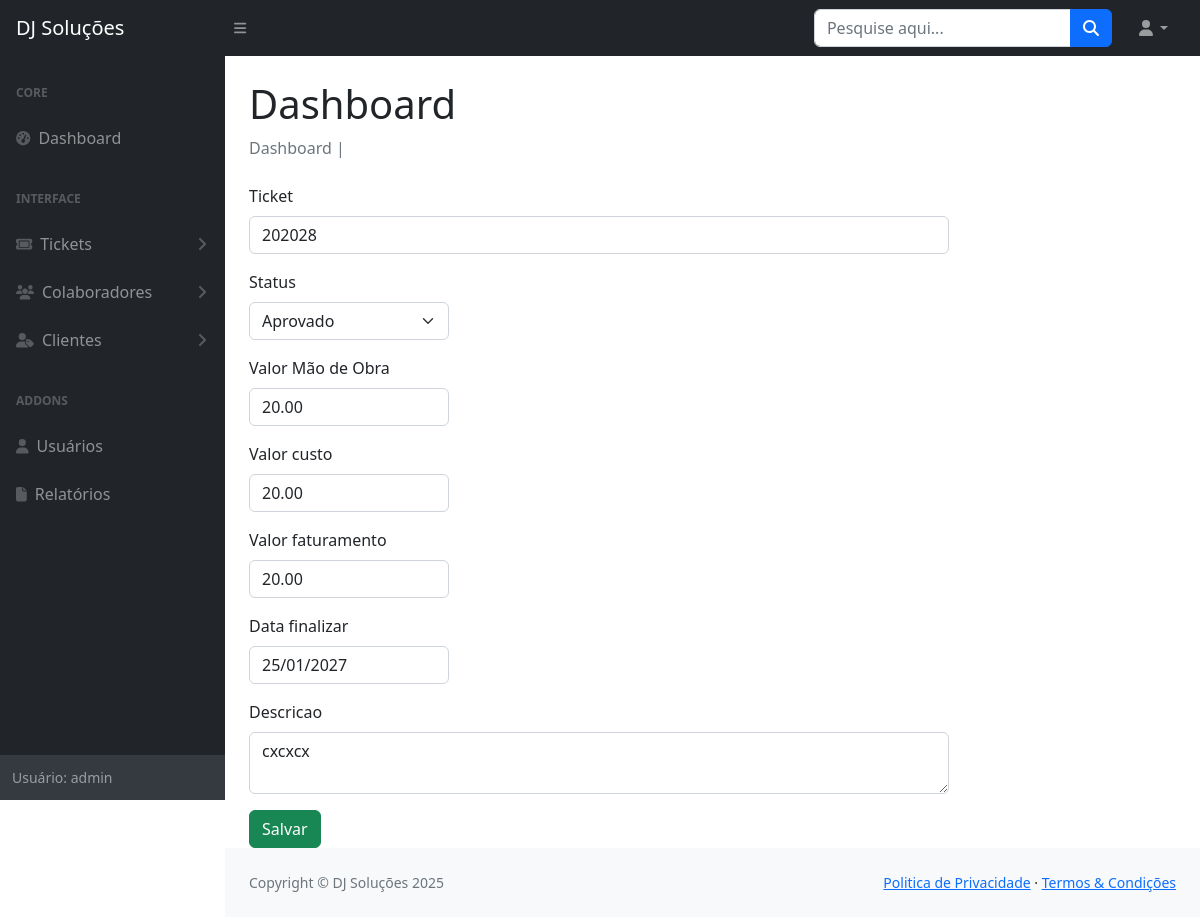
Page /ticket/editar-ticket/2 (signed in) on the committed database.
### ticket/models.py (models this page shows, shortened)
class Ticket(models.Model):
    ticket = models.CharField(max_length=6, unique=True)
    usuario = models.ForeignKey(User, on_delete=models.SET_NULL, null=True)
    colaborador = models.ForeignKey(Colaborador, on_delete=models.SET_NULL, null=True)
    cliente = models.ForeignKey(Cliente, on_delete=models.SET_NULL, null=True)
    status = models.CharField(max_length=1, choices=[('L', 'Levantamento'), ('O', 'Orçamento'), ('A', 'Aprovado'), ('F', 'Finalizado'), ('B', 'Buscar-Prestador')])
    descricao = models.TextField()
    valor_mao_obra = models.DecimalField(max_digits=10, decimal_places=2)
    valor_custo = models.DecimalField(max_digits=10, decimal_places=2)
    valor_faturamento = models.DecimalField(max_digits=10, decimal_places=2)
    data_criacao = models.DateField(auto_now_add=True)
    ultimo_update = models.DateField(auto_now_add=True)
    finalizado = models.BooleanField(default=False, null=True)
    data_finalizar = models.DateField()
    class Meta:
        ordering = ['data_criacao']

### ticket/views.py (the view)
# urls.py: path('editar-ticket/<int:id_ticket>', views.editarTicketViews, name='editar-ticket'),
@login_required
def editarTicketViews(request, id_ticket):
    ticket = Ticket.objects.get(pk=id_ticket)
    form = TicketForm(request.POST or None, instance=ticket)
    if form.is_valid():
        finalizado = ticket.func_finalizado()
        form.save()
        messages.add_message(request, messages.SUCCESS, "Ticket alterado com sucesso!")
        return redirect('/ticket/', messages)
    return render(request, 'ticket/editar-ticket.html', {'ticket':ticket, 'form':form})

### templates/ticket/editar-ticket.html (shortened to what this page needs)
{% extends '_layout/base.html' %}
{% load django_bootstrap5 %}
{% block conteudo %}
<div class='row'>
    <form action="/ticket/editar-ticket/{{ ticket.id }}" method="post">
        {% bootstrap_form form %}
        <button class="btn btn-success" type="submit">Salvar</button>
</div>
{% endblock %}

### templates/paginas/nav-lateral.html (shortened to what this page needs)
{% load permission_tags %}
<div id="layoutSidenav_nav">
    <nav class="sb-sidenav accordion sb-sidenav-dark" id="sidenavAccordion">
        <div class="sb-sidenav-menu">
            <div class="nav">
                <div class="sb-sidenav-menu-heading">Core</div>
                <a class="nav-link" href="/">
                    <div class="sb-nav-link-icon"><i class="fas fa-tachometer-alt"></i></div>
                    Dashboard
                </a>
                <div class="sb-sidenav-menu-heading">Interface</div>
                <a class="nav-link collapsed" href="#" data-bs-toggle="collapse" data-bs-target="#collapseLTickets" aria-expanded="false" aria-controls="collapseLTickets">
                    <div class="sb-nav-link-icon"><i class="fas fa-ticket"></i></div>
                    Tickets
                    <div class="sb-sidenav-collapse-arrow"><i class="fas fa-angle-down"></i></div>
                </a>
                <a class="nav-link collapsed" href="#" data-bs-toggle="collapse" data-bs-target="#collapseColaborador" aria-expanded="false" aria-controls="collapseColaborador">
                    <div class="sb-nav-link-icon"><i class="fas fa-users"></i></div>
                    Colaboradores
                    <div class="sb-sidenav-collapse-arrow"><i class="fas fa-angle-down"></i></div>
                </a>
                <a class="nav-link collapsed" href="#" data-bs-toggle="collapse" data-bs-target="#collapseClientes" aria-expanded="false" aria-controls="collapseClientes">
                    <div class="sb-nav-link-icon"><i class="fas fa-user-tag"></i></div>
                    Clientes
                    <div class="sb-sidenav-collapse-arrow"><i class="fas fa-angle-down"></i></div>
                </a>
                {% if user|has_role:'super' %}
                <div class="sb-sidenav-menu-heading">Addons</div>
                <a class="nav-link" href="{% url 'index-usuario' %}">
                    <div class="sb-nav-link-icon"><i class="fas fa-user"></i></div>
                    Usuários
                </a>
                <a class="nav-link" href="tables.html">
                    <div class="sb-nav-link-icon"><i class="fas fa-file"></i></div>
                    Relatórios
                </a>
                {%  endif %}
            </div>
        </div>
        <div class="sb-sidenav-footer">
            <div class="small">Usuário: {{user.username}}</div>
        </div>
    </nav>
</div>

### rows in the picture
Ticket: ticket "202028", status "Aprovado", valor_mao_obra "20.00", valor_custo "20.00", valor_faturamento "20.00", data_finalizar "25/01/2027", descricao "cxcxcx"

### other values in the picture
{{ user.username }} "admin"
